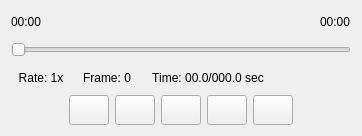
                        <widget class="QWidget" name="widget_86" native="true">
                         <property name="sizePolicy">
                          <sizepolicy hsizetype="Expanding" vsizetype="Fixed">
                           <horstretch>0</horstretch>
                           <verstretch>0</verstretch>
                          </sizepolicy>
                         </property>
                         <property name="minimumSize">
                          <size>
                           <width>0</width>
                           <height>136</height>
                          </size>
                         </property>
                         <property name="maximumSize">
                          <size>
                           <width>16777215</width>
                           <height>136</height>
                          </size>
                         </property>
                         <property name="font">
                          <font>
                           <family>Arial</family>
                          </font>
                         </property>
                         <property name="styleSheet">
                          <string notr="true">border-color: rgb(0, 0, 0);</string>
                         </property>
                         <layout class="QVBoxLayout" name="verticalLayout_2">
                          <item>
                           <layout class="QHBoxLayout" name="horizontalLayout_15" stretch="0,1,0">
                            <property name="spacing">
                             <number>0</number>
                            </property>
                            <property name="sizeConstraint">
                             <enum>QLayout::SetMinimumSize</enum>
                            </property>
                            <item>
                             <widget class="QLabel" name="OffPlayerStartTimeRight">
                              <property name="font">
                               <font>
                                <family>Arial</family>
                                <pointsize>9</pointsize>
                               </font>
                              </property>
                              <property name="text">
                               <string>00:00</string>
                              </property>
                             </widget>
                            </item>
                            <item>
                             <spacer name="horizontalSpacer_34">
                              <property name="font">
                               <font>
                                <family>Arial</family>
                               </font>
                              </property>
                              <property name="orientation">
                               <enum>Qt::Horizontal</enum>
                              </property>
                              <property name="sizeHint" stdset="0">
                               <size>
                                <width>278</width>
                                <height>20</height>
                               </size>
                              </property>
                             </spacer>
                            </item>
                            <item>
                             <widget class="QLabel" name="OffPlayerFinishTimeRight">
                              <property name="font">
                               <font>
                                <family>Arial</family>
                                <pointsize>9</pointsize>
                               </font>
                              </property>
                              <property name="text">
                               <string>00:00</string>
                              </property>
                             </widget>
                            </item>
                           </layout>
                          </item>
                          <item>
                           <widget class="QSlider" name="horizontalSlider_6">
                            <property name="sizePolicy">
                             <sizepolicy hsizetype="Preferred" vsizetype="Preferred">
                              <horstretch>0</horstretch>
                              <verstretch>0</verstretch>
                             </sizepolicy>
                            </property>
                            <property name="minimumSize">
                             <size>
                              <width>0</width>
                              <height>12</height>
                             </size>
                            </property>
                            <property name="font">
                             <font>
                              <family>Arial</family>
                             </font>
                            </property>
                            <property name="orientation">
                             <enum>Qt::Horizontal</enum>
                            </property>
                           </widget>
                          </item>
                          <item>
                           <layout class="QHBoxLayout" name="horizontalLayout_16" stretch="0,0,0,1">
                            <item>
                             <widget class="QLabel" name="OffPlayerRateRight">
                              <property name="minimumSize">
                               <size>
                                <width>60</width>
                                <height>0</height>
                               </size>
                              </property>
                              <property name="font">
                               <font>
                                <family>Arial</family>
                                <pointsize>9</pointsize>
                               </font>
                              </property>
                              <property name="text">
                               <string>Rate: 1x</string>
                              </property>
                              <property name="alignment">
                               <set>Qt::AlignCenter</set>
                              </property>
                             </widget>
                            </item>
                            <item>
                             <widget class="QLabel" name="OffPlayerFrameRight">
                              <property name="minimumSize">
                               <size>
                                <width>60</width>
                                <height>0</height>
                               </size>
                              </property>
                              <property name="font">
                               <font>
                                <family>Arial</family>
                                <pointsize>9</pointsize>
                               </font>
                              </property>
                              <property name="text">
                               <string>Frame: 0</string>
                              </property>
                              <property name="alignment">
                               <set>Qt::AlignCenter</set>
                              </property>
                             </widget>
                            </item>
                            <item>
                             <widget class="QLabel" name="OffPlayerTimeRight">
                              <property name="minimumSize">
                               <size>
                                <width>130</width>
                                <height>0</height>
                               </size>
                              </property>
                              <property name="font">
                               <font>
                                <family>Arial</family>
                                <pointsize>9</pointsize>
                               </font>
                              </property>
                              <property name="text">
                               <string>Time: 00.0/000.0 sec</string>
                              </property>
                              <property name="alignment">
                               <set>Qt::AlignCenter</set>
                              </property>
                             </widget>
                            </item>
                            <item>
                             <spacer name="horizontalSpacer_45">
                              <property name="font">
                               <font>
                                <family>Arial</family>
                               </font>
                              </property>
                              <property name="orientation">
                               <enum>Qt::Horizontal</enum>
                              </property>
                              <property name="sizeHint" stdset="0">
                               <size>
                                <width>40</width>
                                <height>20</height>
                               </size>
                              </property>
                             </spacer>
                            </item>
                           </layout>
                          </item>
                          <item>
                           <layout class="QGridLayout" name="gridLayout_16">
                            <item row="0" column="0">
                             <spacer name="horizontalSpacer_46">
                              <property name="font">
                               <font>
                                <family>Arial</family>
                               </font>
                              </property>
                              <property name="orientation">
                               <enum>Qt::Horizontal</enum>
                              </property>
                              <property name="sizeHint" stdset="0">
                               <size>
                                <width>40</width>
                                <height>20</height>
                               </size>
                              </property>
                             </spacer>
                            </item>
                            <item row="0" column="1">
                             <widget class="QPushButton" name="OffPlayerLastButtonRight">
                              <property name="sizePolicy">
                               <sizepolicy hsizetype="Preferred" vsizetype="Preferred">
                                <horstretch>0</horstretch>
                                <verstretch>0</verstretch>
                               </sizepolicy>
                              </property>
                              <property name="minimumSize">
                               <size>
                                <width>40</width>
                                <height>30</height>
                               </size>
                              </property>
                              <property name="maximumSize">
                               <size>
                                <width>40</width>
                                <height>30</height>
                               </size>
                              </property>
                              <property name="font">
                               <font>
                                <family>Arial</family>
                                <pointsize>9</pointsize>
                               </font>
                              </property>
                              <property name="styleSheet">
                               <string notr="true">border-image: url(:/media/previous.png);</string>
                              </property>
                              <property name="text">
                               <string/>
                              </property>
                             </widget>
                            </item>
                            <item row="0" column="2">
                             <widget class="QPushButton" name="OffPlayerSlowButtonRight">
                              <property name="sizePolicy">
                               <sizepolicy hsizetype="Preferred" vsizetype="Preferred">
                                <horstretch>0</horstretch>
                                <verstretch>0</verstretch>
                               </sizepolicy>
                              </property>
                              <property name="minimumSize">
                               <size>
                                <width>40</width>
                                <height>30</height>
                               </size>
                              </property>
                              <property name="maximumSize">
                               <size>
                                <width>40</width>
                                <height>30</height>
                               </size>
                              </property>
                              <property name="font">
                               <font>
                                <family>Arial</family>
                                <pointsize>9</pointsize>
                               </font>
                              </property>
                              <property name="styleSheet">
                               <string notr="true">border-image: url(:/media/rw.png);</string>
                              </property>
                              <property name="text">
                               <string/>
                              </property>
                             </widget>
                            </item>
                            <item row="0" column="3">
                             <widget class="QPushButton" name="OffPlayerPlayButtonRight">
                              <property name="sizePolicy">
                               <sizepolicy hsizetype="Preferred" vsizetype="Preferred">
                                <horstretch>0</horstretch>
                                <verstretch>0</verstretch>
                               </sizepolicy>
                              </property>
                              <property name="minimumSize">
                               <size>
                                <width>40</width>
                                <height>30</height>
                               </size>
                              </property>
                              <property name="maximumSize">
                               <size>
                                <width>40</width>
                                <height>30</height>
                               </size>
                              </property>
                              <property name="font">
                               <font>
                                <family>Arial</family>
                                <pointsize>9</pointsize>
                               </font>
                              </property>
                              <property name="styleSheet">
                               <string notr="true">border-image: url(:/media/play.png);</string>
                              </property>
                              <property name="text">
                               <string/>
                              </property>
                             </widget>
                            </item>
                            <item row="0" column="4">
                             <widget class="QPushButton" name="OffPlayerFastButtonRight">
                              <property name="sizePolicy">
                               <sizepolicy hsizetype="Preferred" vsizetype="Preferred">
                                <horstretch>0</horstretch>
                                <verstretch>0</verstretch>
                               </sizepolicy>
                              </property>
                              <property name="minimumSize">
                               <size>
                                <width>40</width>
                                <height>30</height>
                               </size>
                              </property>
                              <property name="maximumSize">
                               <size>
                                <width>40</width>
                                <height>30</height>
                               </size>
                              </property>
                              <property name="font">
                               <font>
                                <family>Arial</family>
                                <pointsize>9</pointsize>
                               </font>
                              </property>
                              <property name="styleSheet">
                               <string notr="true">border-image: url(:/media/ff.png);</string>
                              </property>
                              <property name="text">
                               <string/>
                              </property>
                             </widget>
                            </item>
                            <item row="0" column="5">
                             <widget class="QPushButton" name="OffPlayerNextButtonRight">
                              <property name="sizePolicy">
                               <sizepolicy hsizetype="Preferred" vsizetype="Preferred">
                                <horstretch>0</horstretch>
                                <verstretch>0</verstretch>
                               </sizepolicy>
                              </property>
                              <property name="minimumSize">
                               <size>
                                <width>40</width>
                                <height>30</height>
                               </size>
                              </property>
                              <property name="maximumSize">
                               <size>
                                <width>40</width>
                                <height>30</height>
                               </size>
                              </property>
                              <property name="font">
                               <font>
                                <family>Arial</family>
                                <pointsize>9</pointsize>
                               </font>
                              </property>
                              <property name="styleSheet">
                               <string notr="true">border-image: url(:/media/next.png);</string>
                              </property>
                              <property name="text">
                               <string/>
                              </property>
                             </widget>
                            </item>
                            <item row="0" column="6">
                             <spacer name="horizontalSpacer_47">
                              <property name="font">
                               <font>
                                <family>Arial</family>
                               </font>
                              </property>
                              <property name="orientation">
                               <enum>Qt::Horizontal</enum>
                              </property>
                              <property name="sizeHint" stdset="0">
                               <size>
                                <width>40</width>
                                <height>20</height>
                               </size>
                              </property>
                             </spacer>
                            </item>
                           </layout>
                          </item>
                         </layout>
                        </widget>
